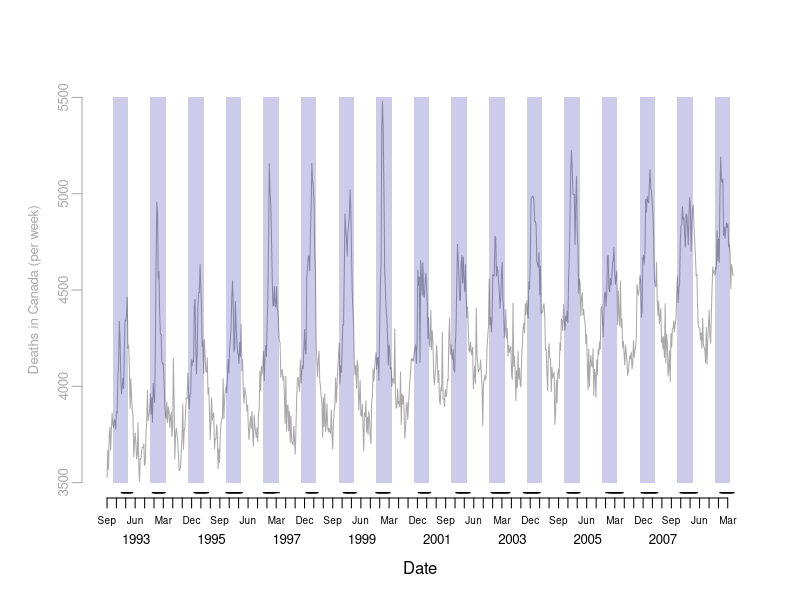
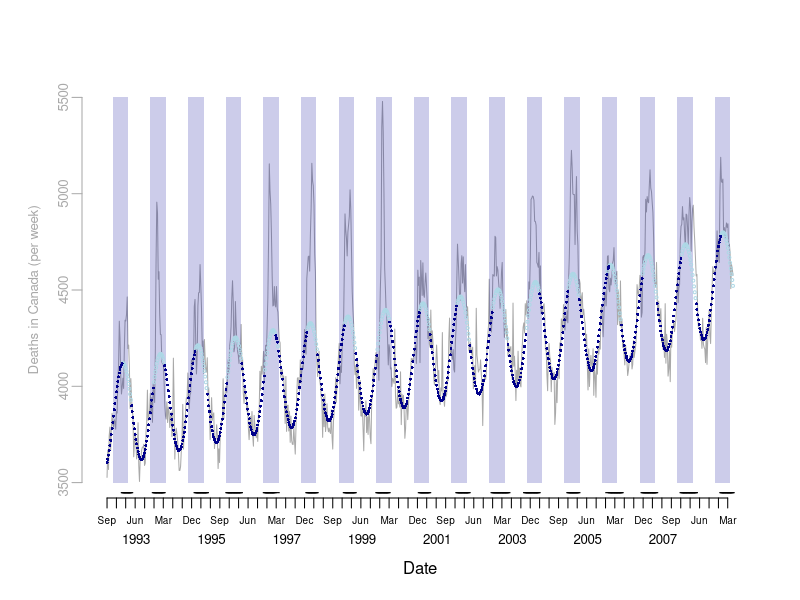
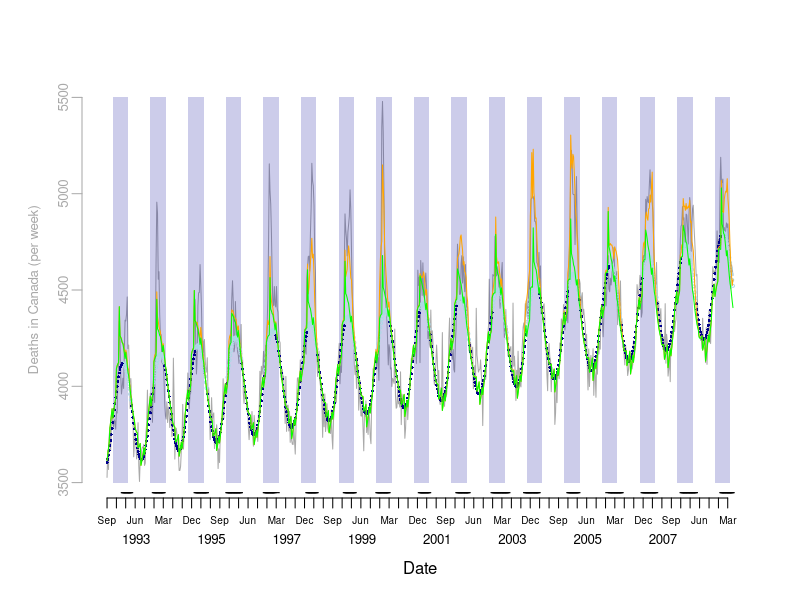

These figures' R source, in order: (Note: this script raises an error after producing the figures.)
## ---- chunk 1
# Load librairies HERE

# library(tidyverse)
library("knitr")

# Set your working directory as needed.
# opts_knit$set(root.dir = "...")
## ---- chunk 2
# Read data files as downloaded after minor cleaning
death = read.csv("data/Table_S1_clean.csv")

# Cast columns to correct data types
death$DEATHDT = as.Date(death$DEATHDT)
death$MONTH = as.factor(death$MONTH)
## ---- chunk 3
# Create date sequences for labelling plots
months = seq(from=head(death$DEATHDT,1), to=tail(death$DEATHDT,1), by="months")
quarters = seq(from=head(death$DEATHDT,1), to=tail(death$DEATHDT,1), by="quarters")
years = seq(from=as.Date("1993-06-15"), to=as.Date("2008-06-15"), by="years")
seasons = seq(1993,2009)

# Plot observed counts
## draw a plot with two Date axes, one with quarters, and one with years
plot(death$DEATHDT, death$COUNT, type='n', bty='n', xaxt='n', yaxt='n', 
     xlab = "Date", ylab='', ylim=c(3500,5500), xlim=c(head(death$DEATHDT,1), tail(death$DEATHDT,1)))
axis.Date(1, at=quarters, format="%b", cex.axis=0.6, mgp=c(3,0.5,0))
axis.Date(1, at=years, format="%Y", tick=FALSE, cex.axis=0.8, mgp=c(5,1.5,0))

# Create axis and add data for all-cause mortality
death.col = "dark gray"
axis(2, at = seq(3500,5500,500), col=death.col, col.axis=death.col, mgp=c(2,0.5,0), cex.axis=0.8)
mtext("Deaths in Canada (per week)", side=2, line=2, at=4500, col=death.col, cex=0.8)
lines(death$DEATHDT, death$COUNT, type='l', col=death.col)

# Add periseason boundaries (Nov to Apr) to plot
nov = seq(from=as.Date("1992-11-01"), to=as.Date("2008-11-01"), by="years")
apr = seq(from=as.Date("1993-04-01"), to=as.Date("2009-04-01"), by="years")
y.pts = rep(c(3500,5500,5500,3500), length(nov))
x.pts = NULL
for (month in 1:length(nov)){
	x.pts = c(x.pts, c(nov[month], nov[month], apr[month], apr[month]))
} # for
polygon(x.pts, y.pts, density=NULL, col="#00009933", border=NA)

# Identify influenza A season boundaries using calendar and WHO reporting data
#  according to a simplified verion of the method described by Neuzil
season.n = NULL
for (season in seasons) {
	n.tests = sum(death$FLUA[death$YRSEAS==season])
	season.n = c(season.n, death$FLUA[death$YRSEAS==season] > n.tests*0.01)
} # for

# Plot seasons
periseason = c("Nov","Dec","Jan","Feb","Mar","Apr")
death$peri = is.element(format(death$DEATHDT, format="%b"), periseason)
death$neuzil = season.n
# Modify outlier that is not connected to season
death$neuzil[death$WEEK==206] = FALSE

# Add seasonal boundaries at base of plot
points(death$DEATHDT, (death$neuzil*3500-50), pch="-", cex=1)

recorded.plot <- recordPlot()
## ---- chunk 4
# Place any additional code here
## ---- chunk 5
# Calculate excess mortality using periseason approaches
weeks.p = sum(death$peri==TRUE & death$neuzil==FALSE)
count.p = sum(death$COUNT[(death$peri==TRUE & death$neuzil==FALSE)])

weeks.n = sum(death$peri==TRUE & death$neuzil==TRUE)
count.n = sum(death$COUNT[(death$peri==TRUE & death$neuzil==TRUE)])


# Rate difference (deaths / week)
rd.n = # ...

# Create empty data.frame to hold counts of excess deaths attributable to influenza in each season
excess = data.frame(season=seasons, n.total=rep(NA,length(seasons)), n.weeks=rep(NA,length(seasons)))

# Use a for loop to fill the excess data.frame with values (weeks and counts) for the periseason method
# ...
## ---- chunk 6
# Place any additional code here
## ---- chunk 7
recorded.plot # Restore plot

# Define variables for the Serfling (and GLM) model
t = seq(1,nrow(death))
t2 = t^2
t3 = t^3
c = cos(2*pi*t/52)
s = sin(2*pi*t/52)

# Censor data during circulating influenza periods for fitting model
# - Create an empty vector to hold outcome data that will be used to fit model
y.fit = rep(NA, length(death$COUNT))
# - Populate the vector with values outside the influenza seasons
y.fit[death$neuzil==FALSE | death$peri==FALSE] = death$COUNT[death$neuzil==FALSE | death$peri==FALSE]
# - Create data frome to hold data for fitting the model
fit.data = data.frame(y=y.fit, t=t, t2=t2, t3=t3, c=c, s=s)

# Create data frame without outcome for prediction of censored weeks
predict.data = data.frame(t=t, t2=t2, t3=t3, c=c, s=s)

# Fit the model
serfling = glm(y ~ c + s + t + t2 + t3, data=fit.data)

# Predict deaths for censored days (and obtain model fit for other days)
serfling.predict = predict(serfling, predict.data)

# Plot fit and predicted values
points(death$DEATHDT[death$neuzil==TRUE & death$peri==TRUE], serfling.predict[death$neuzil==TRUE & death$peri==TRUE], pch=1, cex=0.4, col="light blue")
points(death$DEATHDT[(death$neuzil==FALSE | death$peri==FALSE)], serfling.predict[(death$neuzil==FALSE | death$peri==FALSE)], pch=16, cex=0.4, col="dark blue")

# Use a for loop to calculate the excess deaths per season based on the Serfling model and to place the values in the excess data.frame. 
#  Consider excess on days the observed count is above the predicted.
# ...

recorded.plot <- recordPlot()
## ---- chunk 8
# Place any additional code here
## ---- chunk 9
recorded.plot # Restore plot
# Define data structures
# - Create a data.frame for fitting the model
fit.data.p = data.frame(y=death$COUNT, c=c, s=s, month=death$MONTH, jan=death$JAN1, flua=death$FLUA, flub=death$FLUB, rsv=death$RSVPOS, week=death$WEEK)
# - Create a data.frame for 'predicting' deaths, really the model fit for each week
predict.data.p = data.frame(c=c, s=s, month=death$MONTH, jan=death$JAN1, flua=death$FLUA, flub=death$FLUB, rsv=death$RSVPOS, week=death$WEEK)
# - Create a data.frame for predicting deaths in the absence of influenza a 
predict.data.p.noflua = data.frame(c=c, s=s, month=death$MONTH, jan=death$JAN1, flua=rep(0,nrow(death)), flub=death$FLUB, rsv=death$RSVPOS, week=death$WEEK)

# Fit the model
poisson = glm(y ~ c + s + month + jan + flua + rsv + week, data=fit.data.p, family=poisson(link="log"))

# Predict deaths for all days with and without influenza A circulating
poisson.predict = predict(poisson, predict.data.p, type="response")
poisson.predict.noflua = predict(poisson, predict.data.p.noflua, type="response")

# Plot the fit and predicted values
lines(death$DEATHDT, poisson.predict, col="orange", lty=1)
lines(death$DEATHDT, poisson.predict.noflua, col="green", lty=1)

# Use a for loop to calculate the excess deaths per season using Poisson model and assign the values to the excess data.frame. 
# ...

recorded.plot <- recordPlot()
## ---- chunk 10
# Place any additional code here
## ---- chunk 11
# Create boxplot of excess deaths by method, with seasons as observations
# Load a graphics library
require(lattice)

# Prepare the data structure
excess.total = excess[,c("season","n.total","s.total","p.total")]
methods=c("neuzil","serfling","poisson")
methods.vector = c(rep(methods[1],length(seasons)), rep(methods[2],length(seasons)), rep(methods[3],length(seasons)))
excess.long = data.frame(season=rep(seasons,3), method=methods.vector, deaths=rep(NA,length(seasons)*3))
for (season in seasons) {
	for (method in methods) {
		excess.long$deaths[excess.long$season==season & excess.long$method==method] = excess.total[excess.total==season, (which(methods==method)+1)]
	} # for - methods
} # for - seasons

# Draw the plot
bwplot(deaths ~ method, data=excess.long, horizontal=FALSE)
